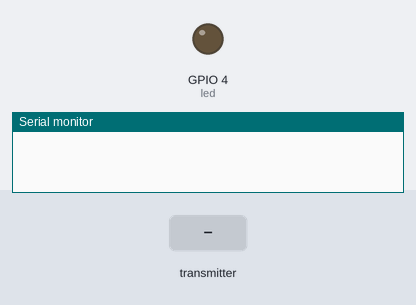
The sketch below on a simulated ESP32. On the bench: output pins drawn as LEDs (lit = HIGH), the last lines printed to the serial monitor. Inputs (shaded band) come from the test bench.

Above: at 1.2 s.
1.3 s: the transmitter starts sending d = 1
At 2.2 s:
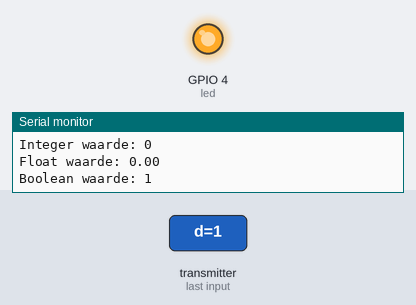
2.8 s: the transmitter starts sending d = 0
At 3.4 s:
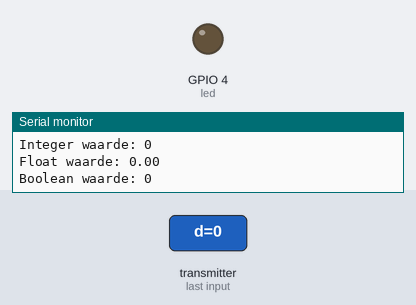
Timing chart, 0 to 5.8 s (numbered marks = the images above; inputs shaded):
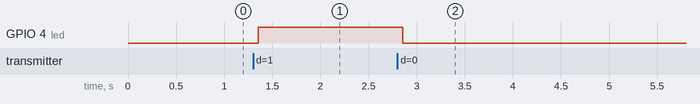

Measured:
- after the input at 1.3 s, GPIO 4 (led): LOW → HIGH after 0.05 s
- after the input at 2.8 s, GPIO 4 (led): HIGH → LOW after 0.05 s

The sketch:

RecieverCode.ino
```cpp
#include <esp_now.h>
#include <WiFi.h>

//pin voor led
int led = 4;

//Maak een structure voor de data
typedef struct struct_bericht
{
  char a[32];
  int b;
  float c;
  bool d;
} struct_bericht;

//Maak een object aan van een struct
struct_bericht messageData;

//maak een callback functie voor wanneer er data word ontvangen
void onvangenData(const uint8_t *mac_address, const uint8_t *incomingData, int len)
{
  memcpy(&messageData, incomingData, sizeof(messageData));
  Serial.print("Ontvangen Data: ");
  Serial.println(len);
  Serial.print("Character waarde: ");
  Serial.println(messageData.a);
  Serial.print("Integer waarde: ");
  Serial.println(messageData.b);
  Serial.print("Float waarde: ");
  Serial.println(messageData.c);
  Serial.print("Boolean waarde: ");
  Serial.println(messageData.d);
  if(messageData.d == 1)
  {
    digitalWrite(led, HIGH);
  }else
  {
    digitalWrite(led, LOW);
  }
}

void setup()
{
  Serial.begin(115200);

  pinMode(led, OUTPUT);

  //zet de ESP in station mode
  WiFi.mode(WIFI_STA);
  //initialiseer ESP-NOW
  if (esp_now_init() != ESP_OK) {
    Serial.println("Error initializing ESP-NOW");
    return;
  }
  //Registreer callback functie
  esp_now_register_recv_cb(onvangenData);
}

void loop()
{

}
```
